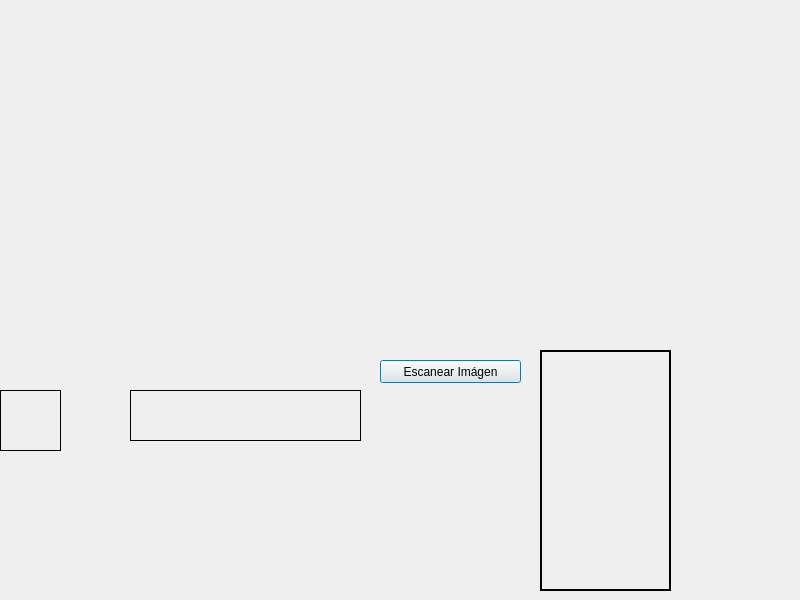
<?xml version="1.0" encoding="UTF-8"?>
<ui version="4.0">
 <class>Dialog</class>
 <widget class="QDialog" name="Dialog">
  <property name="geometry">
   <rect>
    <x>0</x>
    <y>0</y>
    <width>800</width>
    <height>600</height>
   </rect>
  </property>
  <property name="windowTitle">
   <string>Dialog</string>
  </property>
  <widget class="QLabel" name="label">
   <property name="geometry">
    <rect>
     <x>0</x>
     <y>0</y>
     <width>801</width>
     <height>331</height>
    </rect>
   </property>
   <property name="text">
    <string/>
   </property>
   <property name="pixmap">
    <pixmap resource="imag.qrc">:/imgs/pez.jpg</pixmap>
   </property>
   <property name="scaledContents">
    <bool>true</bool>
   </property>
  </widget>
  <widget class="QLabel" name="label_2">
   <property name="geometry">
    <rect>
     <x>0</x>
     <y>390</y>
     <width>61</width>
     <height>61</height>
    </rect>
   </property>
   <property name="frameShape">
    <enum>QFrame::Box</enum>
   </property>
   <property name="text">
    <string/>
   </property>
  </widget>
  <widget class="QLabel" name="label_3">
   <property name="geometry">
    <rect>
     <x>130</x>
     <y>390</y>
     <width>231</width>
     <height>51</height>
    </rect>
   </property>
   <property name="frameShape">
    <enum>QFrame::Panel</enum>
   </property>
   <property name="text">
    <string/>
   </property>
  </widget>
  <widget class="QLabel" name="label_4">
   <property name="geometry">
    <rect>
     <x>540</x>
     <y>350</y>
     <width>131</width>
     <height>241</height>
    </rect>
   </property>
   <property name="frameShape">
    <enum>QFrame::WinPanel</enum>
   </property>
   <property name="text">
    <string/>
   </property>
  </widget>
  <widget class="QPushButton" name="pushButton">
   <property name="geometry">
    <rect>
     <x>380</x>
     <y>360</y>
     <width>141</width>
     <height>23</height>
    </rect>
   </property>
   <property name="text">
    <string>Escanear Imágen</string>
   </property>
  </widget>
 </widget>
 <resources>
  <include location="imag.qrc"/>
 </resources>
 <connections/>
</ui>
